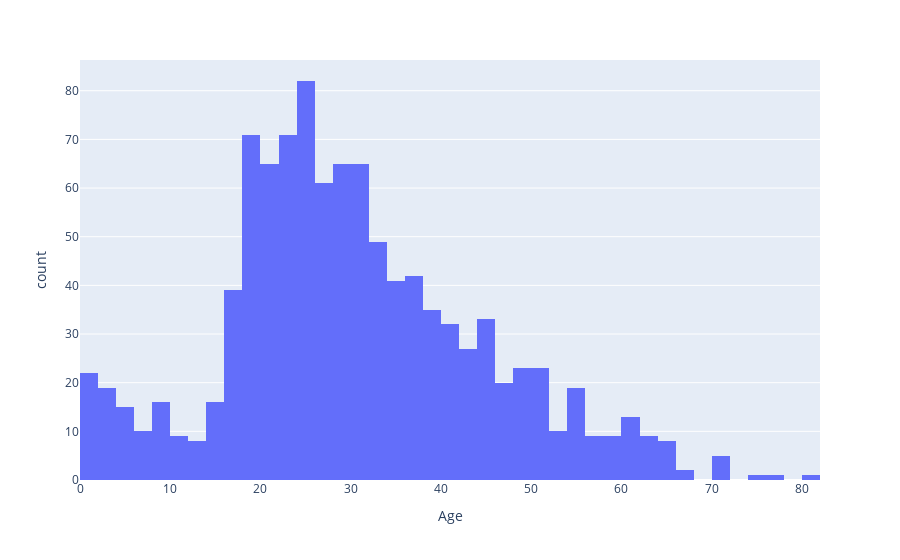

Notebook code for this chart:
### Code cell
#px.histogram(df, x="Age", color="Survived")
px.histogram(df, x="Age")

### Figure 1 — Plotly figure (JSON) as saved in the notebook; plotly's stock layout.template omitted (floating-point values rounded to 4 significant figures; data arrays with more than 128 entries replaced by an {"elided": "..."} marker saying what was removed)
{"data": [{"alignmentgroup": "True", "bingroup": "x", "hovertemplate": "Age=%{x}<br>count=%{y}<extra></extra>", "legendgroup": "", "marker": {"color": "#636efa", "pattern": {"shape": ""}}, "name": "", "offsetgroup": "", "orientation": "v", "showlegend": false, "type": "histogram", "x": {"elided": "1309 float values"}, "xaxis": "x", "yaxis": "y"}], "layout": {"barmode": "relative", "legend": {"tracegroupgap": 0}, "margin": {"t": 60}, "xaxis": {"anchor": "y", "domain": [0, 1], "title": {"text": "Age"}}, "yaxis": {"anchor": "x", "domain": [0, 1], "title": {"text": "count"}}}}
